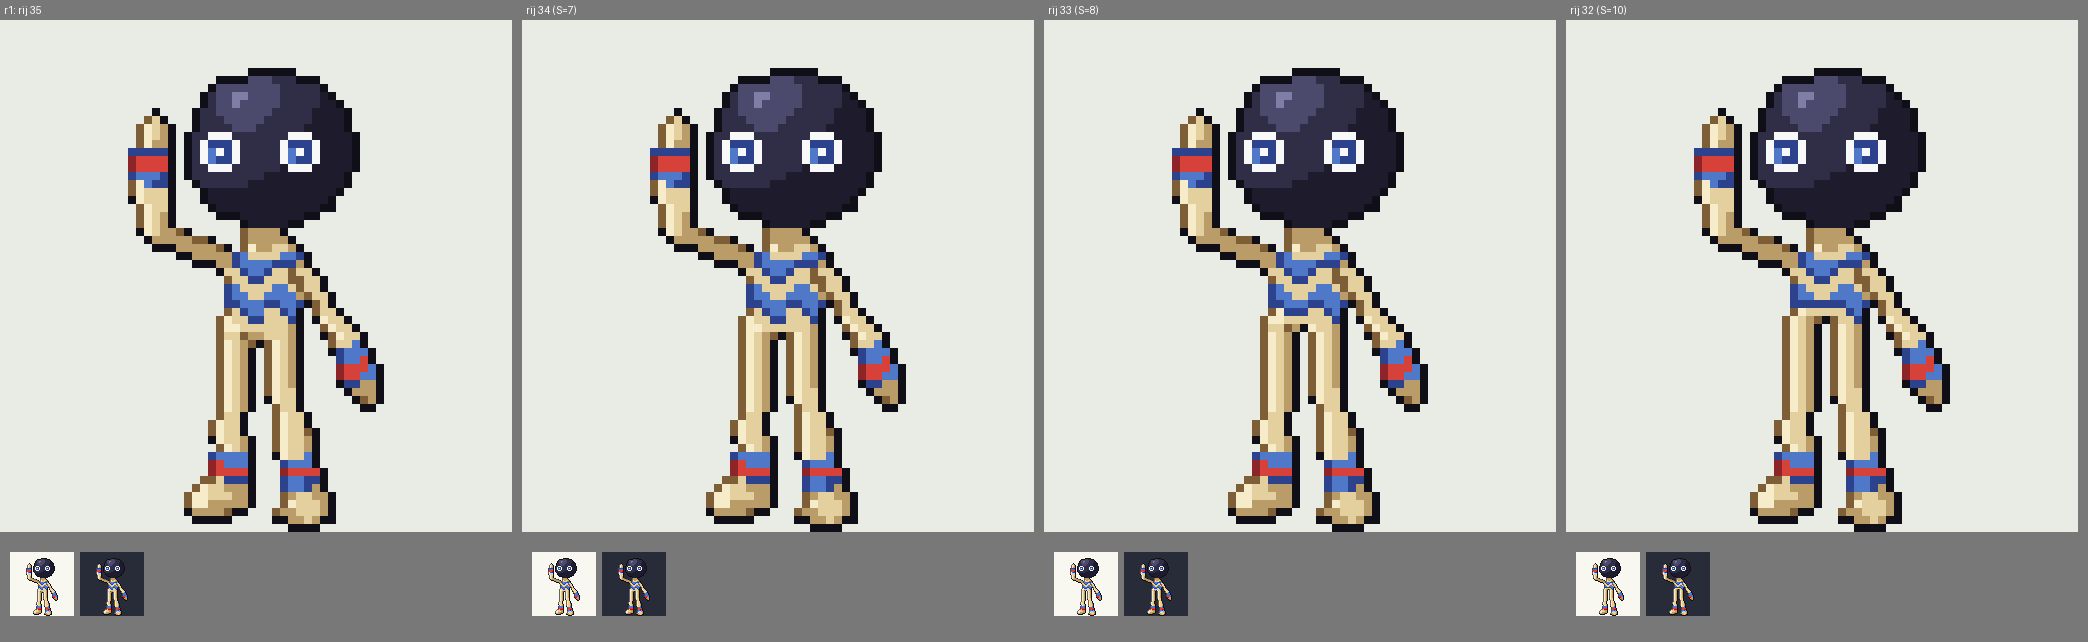

The script that saved this image:
# vel.png: r1 (spleettop rij 35) + r2-varianten rij 34/33/32, variant A, op 8x en 1x
from PIL import Image, ImageDraw
V=[('../sprite_r1/astro_A.png','r1: rij 35'),('astro_A_rij34.png','rij 34 (S=7)'),('astro_A_rij33.png','rij 33 (S=8)'),('astro_A_rij32.png','rij 32 (S=10)')]
s=8; vel=Image.new('RGB',(4*(64*s+10),64*s+30+100),(120,120,120)); d=ImageDraw.Draw(vel)
for k,(f,t) in enumerate(V):
    im=Image.open(f).convert('RGBA'); x=k*(64*s+10)
    bg=Image.new('RGBA',(64*s,64*s),(232,236,228,255)); bg.alpha_composite(im.resize((64*s,64*s),Image.NEAREST))
    vel.paste(bg.convert('RGB'),(x,20)); d.text((x+4,4),t,fill=(255,255,255))
    for u,c in enumerate([(248,248,240,255),(40,44,56,255)]):
        b=Image.new('RGBA',(64,64),c); b.alpha_composite(im); vel.paste(b.convert('RGB'),(x+10+u*70,64*s+30+10))
vel.save('vel.png'); print(vel.size)
